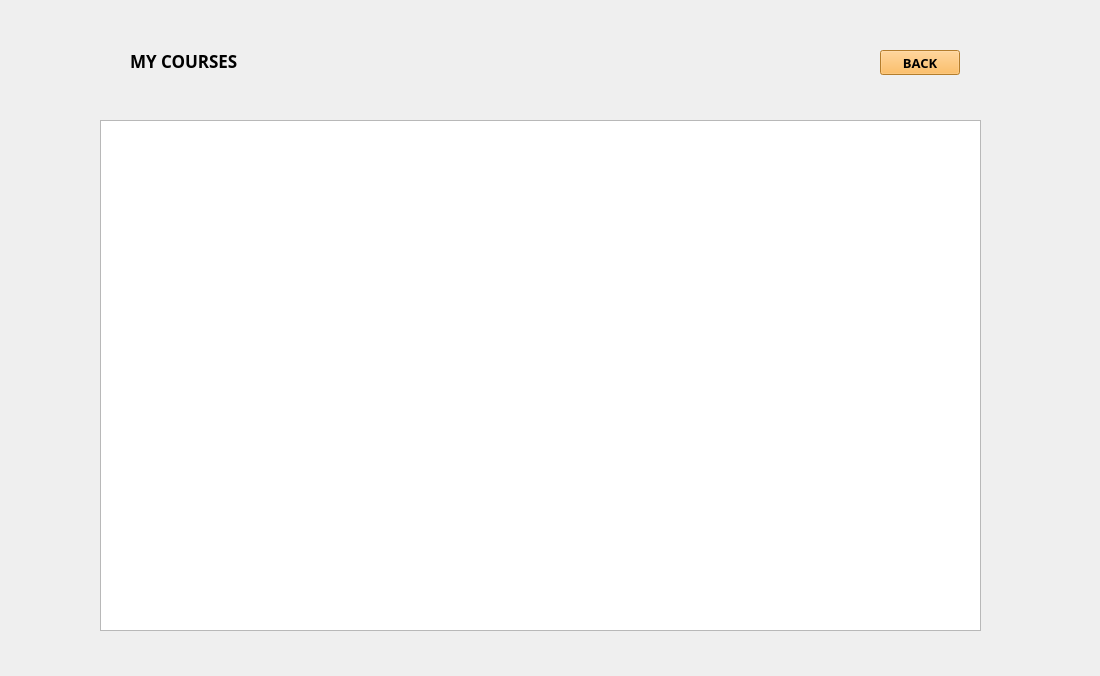
<?xml version="1.0" encoding="UTF-8"?>
<ui version="4.0">
 <class>MyCourses</class>
 <widget class="QWidget" name="MyCourses">
  <property name="geometry">
   <rect>
    <x>0</x>
    <y>0</y>
    <width>1100</width>
    <height>676</height>
   </rect>
  </property>
  <property name="windowTitle">
   <string>Form</string>
  </property>
  <property name="styleSheet">
   <string notr="true">background-image: url(:/triupd.png);</string>
  </property>
  <widget class="QTableView" name="tableView">
   <property name="geometry">
    <rect>
     <x>100</x>
     <y>120</y>
     <width>881</width>
     <height>511</height>
    </rect>
   </property>
  </widget>
  <widget class="QLabel" name="label">
   <property name="geometry">
    <rect>
     <x>130</x>
     <y>40</y>
     <width>111</width>
     <height>41</height>
    </rect>
   </property>
   <property name="font">
    <font>
     <family>Courier 10 Pitch</family>
     <pointsize>13</pointsize>
     <weight>75</weight>
     <bold>true</bold>
    </font>
   </property>
   <property name="styleSheet">
    <string notr="true">background:transparent;</string>
   </property>
   <property name="text">
    <string>MY COURSES</string>
   </property>
  </widget>
  <widget class="QPushButton" name="back">
   <property name="geometry">
    <rect>
     <x>880</x>
     <y>50</y>
     <width>80</width>
     <height>25</height>
    </rect>
   </property>
   <property name="font">
    <font>
     <family>Courier 10 Pitch</family>
     <pointsize>10</pointsize>
     <weight>75</weight>
     <bold>true</bold>
    </font>
   </property>
   <property name="styleSheet">
    <string notr="true">background: rgb(252, 175, 62);</string>
   </property>
   <property name="text">
    <string>BACK</string>
   </property>
  </widget>
 </widget>
 <resources/>
 <connections/>
</ui>
